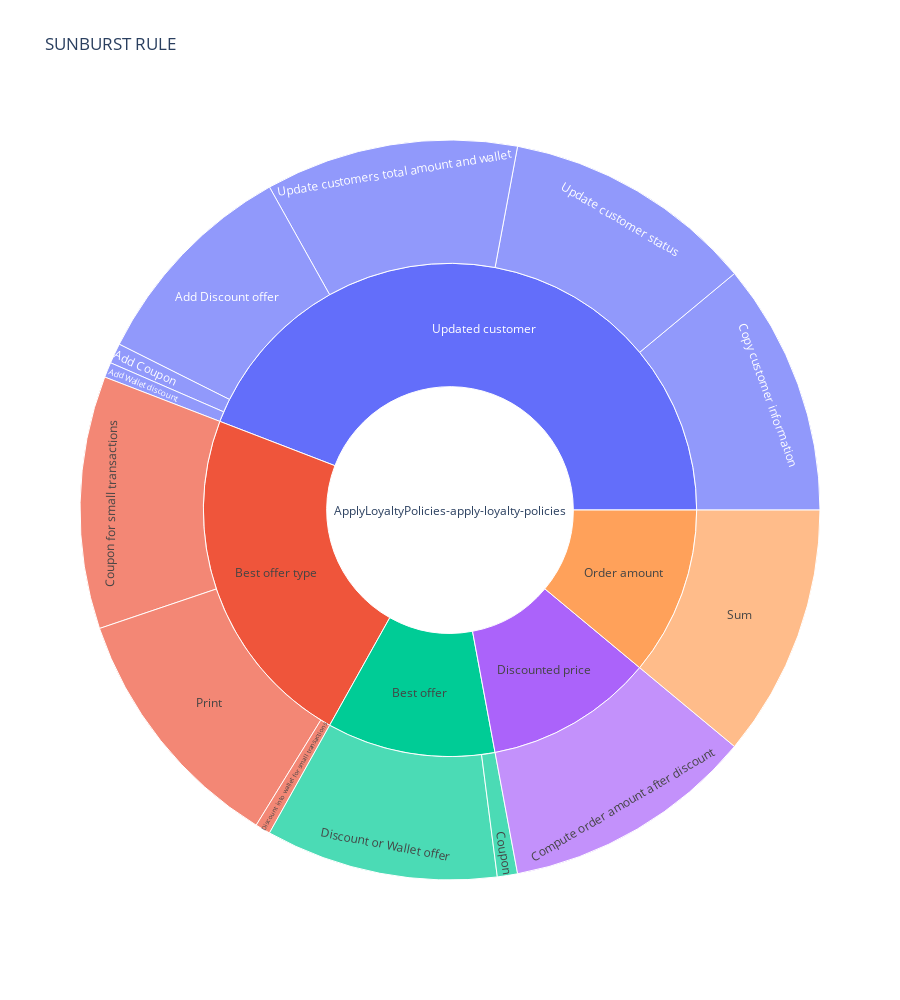

Here is the notebook cell this chart was saved with:
### Markdown cell above
### 4.2 Representing the decision model coverage through a sunburst <a class="anchor" id="section4_2"></a>
We project all decisions into a sunburst diagram. It shows a synthetic and interactive view of all executed assets including rules, tasks and decision models.

### Code cell
data = []

number_of_columns = 0
for rule in rules:
    number_of_columns = max(number_of_columns, len(rule["from"]))

for rule in rules:
    rule_data = dict()
    keys = list(rule["from"])
    for i in range(0, number_of_columns):
        if i < len(rule["from"]):
            rule_data[f"Column{i}"] = rule["from"][keys[i]]
        else: rule_data[f"Column{i}"] = 'None'

    data.append(rule_data)

df = pd.DataFrame(data)
df = df.groupby(df.columns.tolist()).size().reset_index().rename(columns={0:'Count'})
df = df.replace(['None'],None)
fig = px.sunburst(df, 
                  path=[f"Column{i}" for i in range(0, number_of_columns)], 
                  values="Count",
                  height=1000,
                  title="SUNBURST RULE",
                  maxdepth=5
                  )
fig.show()

### Figure 1 — Plotly figure (JSON) as saved in the notebook; plotly's stock layout.template omitted (floating-point values rounded to 4 significant figures)
{"data": [{"branchvalues": "total", "domain": {"x": [0, 1], "y": [0, 1]}, "hovertemplate": "labels=%{label}<br>Count=%{value}<br>parent=%{parent}<br>id=%{id}<extra></extra>", "ids": ["ApplyLoyaltyPolicies-apply-loyalty-policies/Updated customer/Add Coupon", "ApplyLoyaltyPolicies-apply-loyalty-policies/Updated customer/Add Discount offer", "ApplyLoyaltyPolicies-apply-loyalty-policies/Updated customer/Add Wallet discount", "ApplyLoyaltyPolicies-apply-loyalty-policies/Discounted price/Compute order amount after discount", "ApplyLoyaltyPolicies-apply-loyalty-policies/Updated customer/Copy customer information", "ApplyLoyaltyPolicies-apply-loyalty-policies/Best offer/Coupon", "ApplyLoyaltyPolicies-apply-loyalty-policies/Best offer type/Coupon for small transactions", "ApplyLoyaltyPolicies-apply-loyalty-policies/Best offer type/Discount into wallet for small transactions", "ApplyLoyaltyPolicies-apply-loyalty-policies/Best offer/Discount or Wallet offer", "ApplyLoyaltyPolicies-apply-loyalty-policies/Best offer type/Print", "ApplyLoyaltyPolicies-apply-loyalty-policies/Order amount/Sum", "ApplyLoyaltyPolicies-apply-loyalty-policies/Updated customer/Update customer status", "ApplyLoyaltyPolicies-apply-loyalty-policies/Updated customer/Update customers total amount and wallet", "ApplyLoyaltyPolicies-apply-loyalty-policies/Best offer", "ApplyLoyaltyPolicies-apply-loyalty-policies/Best offer type", "ApplyLoyaltyPolicies-apply-loyalty-policies/Discounted price", "ApplyLoyaltyPolicies-apply-loyalty-policies/Order amount", "ApplyLoyaltyPolicies-apply-loyalty-policies/Updated customer", "ApplyLoyaltyPolicies-apply-loyalty-policies"], "labels": ["Add Coupon", "Add Discount offer", "Add Wallet discount", "Compute order amount after discount", "Copy customer information", "Coupon", "Coupon for small transactions", "Discount into wallet for small transactions", "Discount or Wallet offer", "Print", "Sum", "Update customer status", "Update customers total amount and wallet", "Best offer", "Best offer type", "Discounted price", "Order amount", "Updated customer", "ApplyLoyaltyPolicies-apply-loyalty-policies"], "maxdepth": 5, "name": "", "parents": ["ApplyLoyaltyPolicies-apply-loyalty-policies/Updated customer", "ApplyLoyaltyPolicies-apply-loyalty-policies/Updated customer", "ApplyLoyaltyPolicies-apply-loyalty-policies/Updated customer", "ApplyLoyaltyPolicies-apply-loyalty-policies/Discounted price", "ApplyLoyaltyPolicies-apply-loyalty-policies/Updated customer", "ApplyLoyaltyPolicies-apply-loyalty-policies/Best offer", "ApplyLoyaltyPolicies-apply-loyalty-policies/Best offer type", "ApplyLoyaltyPolicies-apply-loyalty-policies/Best offer type", "ApplyLoyaltyPolicies-apply-loyalty-policies/Best offer", "ApplyLoyaltyPolicies-apply-loyalty-policies/Best offer type", "ApplyLoyaltyPolicies-apply-loyalty-policies/Order amount", "ApplyLoyaltyPolicies-apply-loyalty-policies/Updated customer", "ApplyLoyaltyPolicies-apply-loyalty-policies/Updated customer", "ApplyLoyaltyPolicies-apply-loyalty-policies", "ApplyLoyaltyPolicies-apply-loyalty-policies", "ApplyLoyaltyPolicies-apply-loyalty-policies", "ApplyLoyaltyPolicies-apply-loyalty-policies", "ApplyLoyaltyPolicies-apply-loyalty-policies", ""], "type": "sunburst", "values": [8, 86, 6, 100, 100, 8, 100, 6, 92, 100, 100, 100, 100, 100, 206, 100, 100, 400, 906]}], "layout": {"height": 1000, "legend": {"tracegroupgap": 0}, "title": {"text": "SUNBURST RULE"}}}
